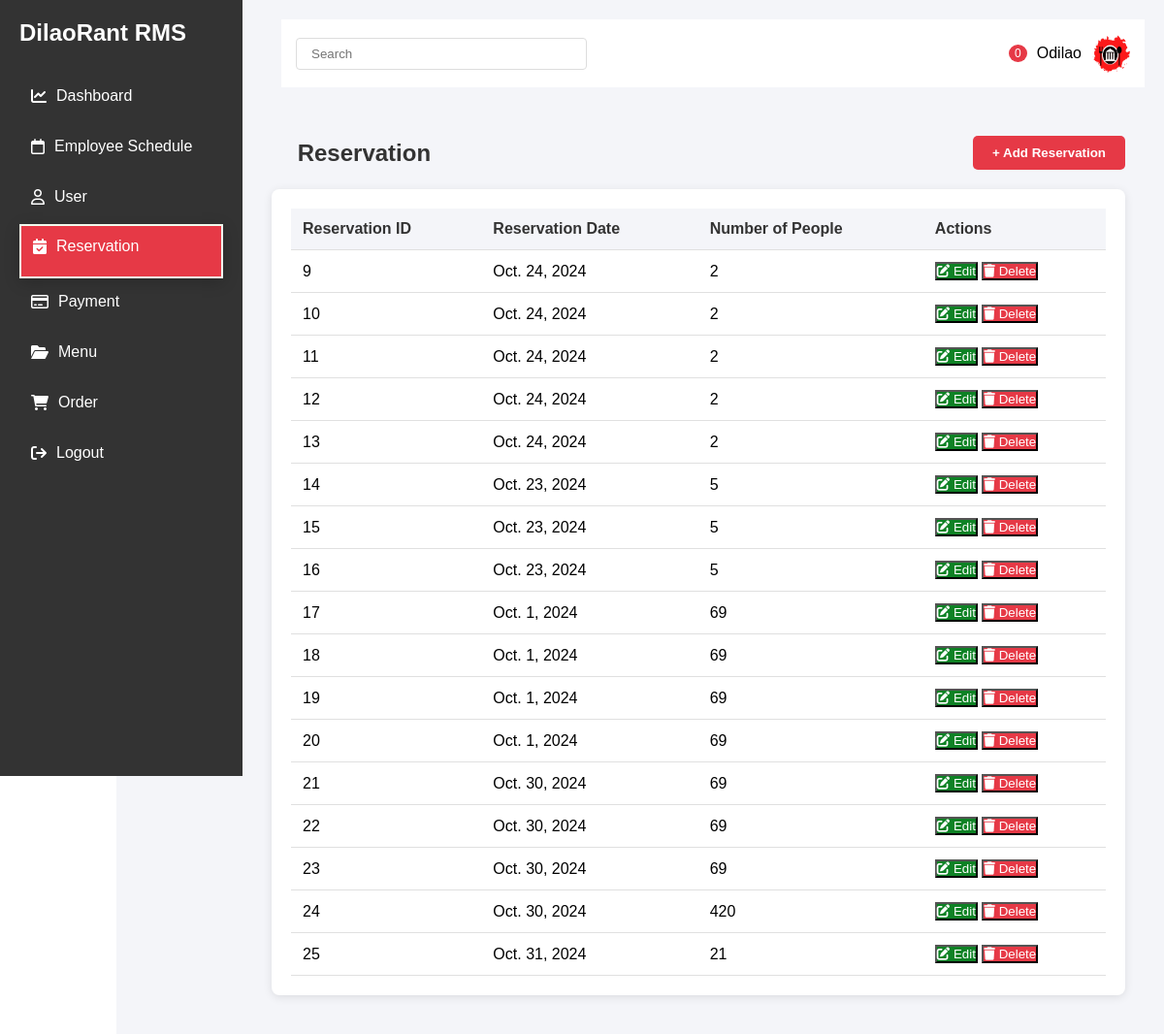
The app's page /dashboard/Reservation/reservations/ (signed in) with its own data.
### Reservation/models.py (models this page shows, shortened)
class Reservation(models.Model):
    reservation_id = models.AutoField(primary_key=True)
    reservation_date = models.DateField()
    number_of_people = models.PositiveIntegerField()

### Reservation/views.py (the view)
# urls.py: path('reservations/', views.display_Reservation, name='displayReservation'),
@login_required(login_url='login')
def display_Reservation(request):
    reservations = Reservation.objects.all()
    if request.method == 'POST':
        form = ReservationForm(request.POST)
        if form.is_valid():
            form.save()
            if request.headers.get('X-Requested-With') == 'XMLHttpRequest':
                new_reservation = {
                    'reservation_id': form.instance.reservation_id,
                    'reservation_date': form.instance.reservation_date.strftime('%Y-%m-%d'),
                    'number_of_people': form.instance.number_of_people,
                }
                return JsonResponse({'success': True, 'reservation': new_reservation})
            else:
                messages.success(request, 'Reservation added successfully.')
                return redirect('displayReservation')
        else:
            if request.headers.get('X-Requested-With') == 'XMLHttpRequest':
                return JsonResponse({'success': False, 'message': 'Failed to add reservation. Please check the form for errors.'})
            else:
                messages.error(request, 'Failed to add reservation. Please check the form for errors.')
    else:
        form = ReservationForm()
    return render(request, 'Reservation/ReservationDisplay.html', {
        'form': form,
        'reservations': reservations,
    })

### Reservation/forms.py
class ReservationForm(forms.ModelForm):
    class Meta:
        model = Reservation
        fields = ['reservation_id', 'reservation_date', 'number_of_people']
        widgets = {
            'reservation_date': forms.DateInput(attrs={'type': 'date'}),
            'number_of_people': forms.NumberInput(),
        }

### Reservation/templates/Reservation/ReservationDisplay.html (shortened to what this page needs)
{% load static %}
<!DOCTYPE html>
<html lang="en">
<head>
    <link rel="stylesheet" href="https://cdnjs.cloudflare.com/ajax/libs/font-awesome/6.0.0/css/all.min.css">
</head>
<body>
    <div class="sidebar">
        <h2>DilaoRant RMS</h2>
        <div style="margin-top: 30px;">
            <a href="{% url 'successdashboard' %}" class="menu-item">
                <i class="fas fa-chart-line"></i>
                Dashboard
            </a>
            <a href="{% url 'Display' %}" class="menu-item">
                <i class="fa-regular fa-calendar"></i>
                Employee Schedule
            </a>
            <a href="{% url 'DisplayUser'%}" class="menu-item">
                <i class="fa-regular fa-user"></i>
                User
            </a>
            <div class="selected">
            <a href="{% url 'DisplayReservation'%}" class="menu-item">
                <i class="fa-solid fa-calendar-check"></i>
                Reservation
            </a></div>
            <a href="{% url 'DisplayPayment' %}" class="menu-item">
                <i class="fa-regular fa-credit-card"></i>
                Payment
            </a>
            <a href="{% url 'DisplayMenu' %}" class="menu-item">
                <i class="fa-solid fa-folder-open"></i>
                Menu
            </a>
            <a href="{% url 'DisplayOrder' %}" class="menu-item">
                <i class="fa-solid fa-cart-shopping"></i>
                Order
            </a>
            <a href="{% url 'logout' %}" class="menu-item">
                <i class="fa-solid fa-arrow-right-from-bracket"></i>
                Logout
            </a>
        </div>
    </div>
    <div class="main-content">
        <div class="top-bar" style=" margin-left: 150px;">
            <input type="text" class="search-bar" placeholder="Search">
            <div class="user-profile">
                <span class="notification">0</span>
                <span>Odilao</span>
                <img src="{% static 'dashboard/bg3.png' %}" alt="Admin" style="width: 40px; height: 40px; border-radius: 50%;">
            </div>
        </div>
        <div class="main-content">
                <div class="schedule-header">
                    <h2 class="schedule-title">&nbsp;&nbsp;&nbsp;&nbsp;Reservation</h2>
                    <button class="add-schedule-btn" onclick="showPopup()">+ Add Reservation</button>
                </div>
                <div class="schedule-container">
                    <table class="schedule-table">
                        <thead>
                            <tr>
                                <th>Reservation ID</th>
                                <th>Reservation Date</th>
                                <th>Number of People</th>
                                <th>Actions</th>
                            </tr>
                        </thead>
                        <tbody>
                            {% for reservation in reservations %}
                            <tr>
                                <td>{{ reservation.reservation_id }}</td>
                                <td>{{ reservation.reservation_date }}</td>
                                <td>{{ reservation.number_of_people }}</td>
                                <td>
                                    <div class="action-buttons">
                                        <button
                                            class="btn btn-edit btn-tooltip"
                                            onclick="update_schedule('{{ reservation.reservation_id}}')"
                                            data-tooltip="Edit Schedule"
                                        >
                                            <i class="fas fa-edit"></i>
                                            Edit
                                        </button>
                                        <button
                                            class="btn btn-delete btn-tooltip"
                                            onclick="delete_reservation('{{ reservation.reservation_id}}')"
                                            data-tooltip="Delete Schedule"
                                        >
                                            <i class="fas fa-trash"></i>
                                            Delete
                                        </button>
                                    </div>
                                </td>
                            </tr>
                            {% empty %}
                            <tr>
                                <td colspan="3" style="text-align: center;">No reservations found.</td>
                            </tr>
                            {% endfor %}
                        </tbody>
                    </table>
                </div>
        </div>
    </div>
</body>
</html>

### Reservation/templates/Reservation/ReservationDisplay.html (style rules this page uses)
* { margin: 0; padding: 0; box-sizing: border-box; font-family: 'Arial', sans-serif; }
.sidebar { width: 250px; background-color: #333; height: 100vh; position: fixed; left: 0; top: 0; color: white; padding: 20px; }
.main-content { margin-left: 120px; padding: 20px; background-color: #f4f5f9; min-height: 100vh; }
.top-bar { display: flex; justify-content: space-between; align-items: center; padding: 15px; background-color: white; margin-bottom: 30px; }
.search-bar { padding: 8px 15px; border: 1px solid #ddd; border-radius: 4px; width: 300px; }
.user-profile { display: flex; align-items: center; gap: 10px; }
.notification { background-color: #e63946; color: white; padding: 2px 6px; border-radius: 50%; font-size: 12px; }
.menu-item { display: flex; align-items: center; padding: 12px; color: white; text-decoration: none; margin-bottom: 10px; transition: background-color 0.3s; }
.menu-item i { margin-right: 10px; }
.selected { background-color: #e63946; color: white; border: 2px solid #f1faee; box-shadow: 0 4px 15px rgba(0, 0, 0, 0.2); transform: translateY(-3px); }
.schedule-container { background-color: white; border-radius: 8px; padding: 20px; box-shadow: 0 2px 10px rgba(0, 0, 0, 0.1); max-width: 1000px; margin: 0 auto; }
.schedule-header { display: flex; justify-content: space-between; align-items: center; margin-bottom: 20px; }
.schedule-title { font-size: 24px; font-weight: bold; color: #333; }
.add-schedule-btn { background-color: #e63946; color: white; border: none; padding: 10px 20px; border-radius: 5px; cursor: pointer; font-weight: bold; }
.schedule-table { width: 100%; border-collapse: collapse; }
.schedule-table th, .schedule-table td { padding: 12px; text-align: left; border-bottom: 1px solid #e0e0e0; }
.schedule-table th { background-color: #f4f5f9; font-weight: bold; color: #333; }
.btn-edit { background-color: #0e8225; color: white; }
.btn-delete { background-color: #e63946; color: white; }

### records on screen
Reservation: reservation_id "9", reservation_date "Oct. 24, 2024", number_of_people "2"
Reservation: reservation_id "10", reservation_date "Oct. 24, 2024", number_of_people "2"
Reservation: reservation_id "11", reservation_date "Oct. 24, 2024", number_of_people "2"
Reservation: reservation_id "12", reservation_date "Oct. 24, 2024", number_of_people "2"
Reservation: reservation_id "13", reservation_date "Oct. 24, 2024", number_of_people "2"
Reservation: reservation_id "14", reservation_date "Oct. 23, 2024", number_of_people "5"
Reservation: reservation_id "15", reservation_date "Oct. 23, 2024", number_of_people "5"
Reservation: reservation_id "16", reservation_date "Oct. 23, 2024", number_of_people "5"
Reservation: reservation_id "17", reservation_date "Oct. 1, 2024", number_of_people "69"
Reservation: reservation_id "18", reservation_date "Oct. 1, 2024", number_of_people "69"
Reservation: reservation_id "19", reservation_date "Oct. 1, 2024", number_of_people "69"
Reservation: reservation_id "20", reservation_date "Oct. 1, 2024", number_of_people "69"
Reservation: reservation_id "21", reservation_date "Oct. 30, 2024", number_of_people "69"
Reservation: reservation_id "22", reservation_date "Oct. 30, 2024", number_of_people "69"
Reservation: reservation_id "23", reservation_date "Oct. 30, 2024", number_of_people "69"
Reservation: reservation_id "24", reservation_date "Oct. 30, 2024", number_of_people "420"
Reservation: reservation_id "25", reservation_date "Oct. 31, 2024", number_of_people "21"
